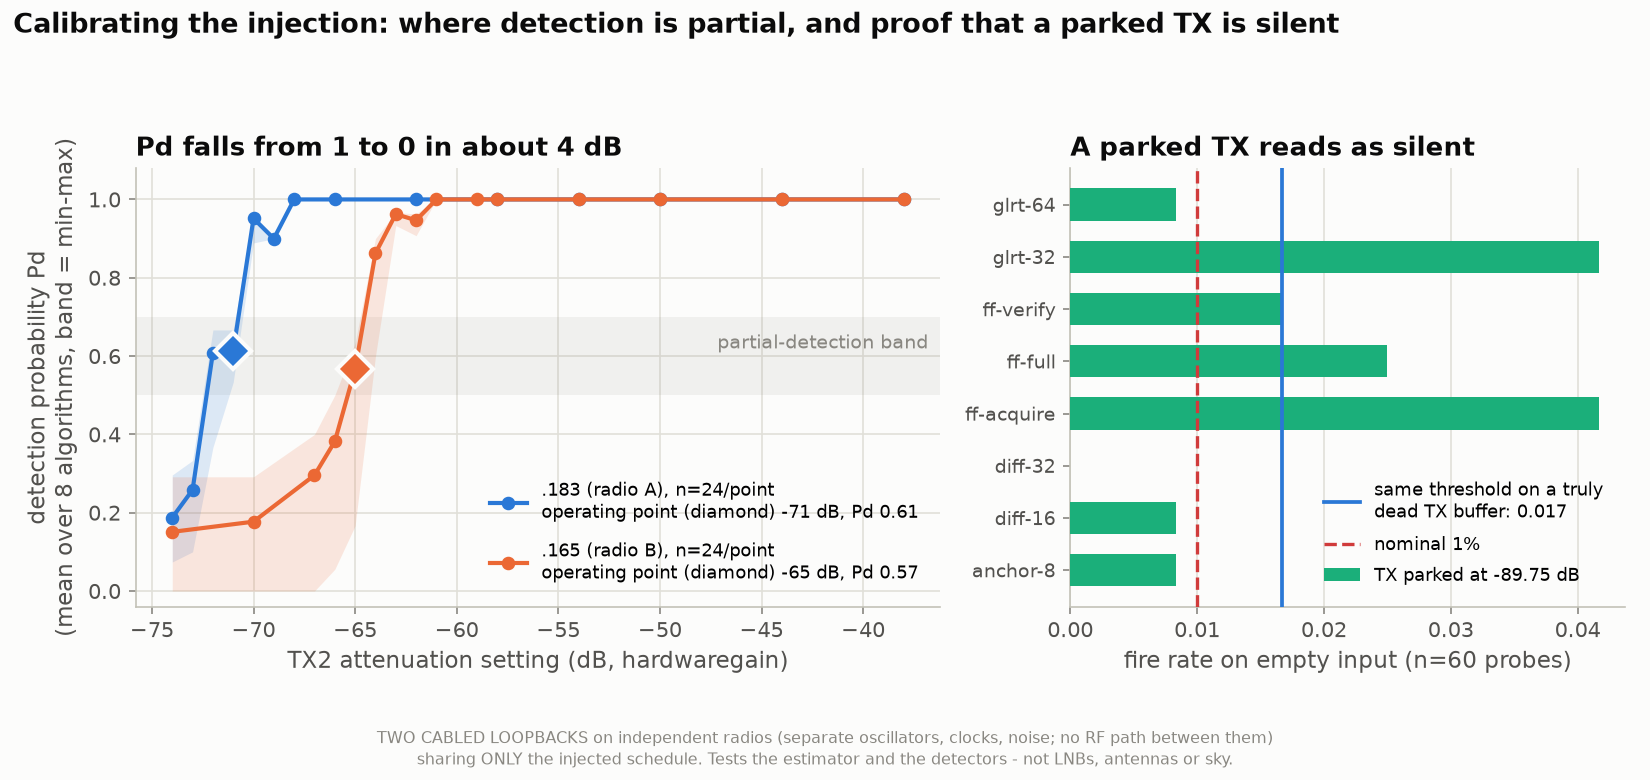

This figure's Python source:
"""Detection probability against TX attenuation, and the leak control.

Regenerates fig_calibration.png from fig_calibration.json.
"""
import json
import sys
from pathlib import Path

import numpy as np

HERE = Path(__file__).parent
sys.path.insert(0, str(HERE))
import figstyle as F

D = json.loads((HERE / "fig_calibration.json").read_text())
F.setup()
import matplotlib.pyplot as plt

fig, (ax, bx) = plt.subplots(1, 2, figsize=(11.0, 5.2),
                             gridspec_kw={"width_ratios": [1.45, 1]})

colours = {"r183": F.S1, "r165": F.S2}
names = {"r183": ".183 (radio A)", "r165": ".165 (radio B)"}
ax.axhspan(0.5, 0.7, color=F.MUTED, alpha=0.10, linewidth=0)

for radio in ("r183", "r165"):
    curve = D["pd_curve"][radio]
    x = np.array(curve["attenuation_db"], float)
    ax.fill_between(x, curve["pd_min"], curve["pd_max"], color=colours[radio],
                    alpha=0.15, linewidth=0)
    pick = D["operating_point"][radio]
    ax.plot(x, curve["pd_mean"], color=colours[radio], marker="o", markersize=5.5,
            label=f"{names[radio]}, n={curve['n_per_point']}/point\n"
                  f"operating point (diamond) {pick['attenuation_db']:g} dB, "
                  f"Pd {pick['pd_mean']:.2f}")
    ax.plot([pick["attenuation_db"]], [pick["pd_mean"]], marker="D",
            markersize=12, color=colours[radio], markeredgecolor=F.SURFACE,
            markeredgewidth=2, zorder=5)

ax.text(0.985, 0.60, "partial-detection band", fontsize=9, color=F.MUTED,
        va="center", ha="right", transform=ax.transAxes)
ax.set_xlabel("TX2 attenuation setting (dB, hardwaregain)")
ax.set_ylabel("detection probability Pd\n(mean over 8 algorithms, band = min-max)")
ax.set_ylim(-0.04, 1.08)
ax.set_title("Pd falls from 1 to 0 in about 4 dB", loc="left")
ax.legend(loc="lower right", fontsize=8.8, labelspacing=0.9,
          borderpad=0.7)

# -- leak control: only the parked rate is data; the rest are references --
labels = list(D["leak"]["order"])
pos = np.arange(len(labels))
parked = [D["leak"]["parked_rate"][k] for k in labels]
dead = float(np.mean([D["leak"]["dead_rate"][k] for k in labels]))

bx.barh(pos, parked, height=0.62, color=F.S3, zorder=3,
        label="TX parked at -89.75 dB")
bx.axvline(dead, color=F.S1, linestyle="-", linewidth=1.8, zorder=4,
           label=f"same threshold on a truly\ndead TX buffer: {dead:.3f}")
bx.axvline(D["leak"]["nominal_rate"], color=F.CRITICAL, linestyle="--",
           linewidth=1.6, zorder=4,
           label=f"nominal {D['leak']['nominal_rate']:.0%}")
bx.legend(loc="lower right", fontsize=8.6, labelspacing=0.7, borderpad=0.7)
bx.set_yticks(pos)
bx.set_yticklabels([n.replace("full-frame-", "ff-").replace("differential-", "diff-")
                    for n in labels], fontsize=9)
bx.set_xlabel(f"fire rate on empty input (n={D['leak']['n']} probes)")
bx.set_title("A parked TX reads as silent", loc="left")
bx.set_ylim(-0.7, len(labels) - 0.3)
bx.grid(True, axis="x", alpha=1.0)
bx.grid(False, axis="y")
bx.set_axisbelow(True)
for side in ("top", "right"):
    bx.spines[side].set_visible(False)

fig.suptitle(D["title"], fontsize=13.2, fontweight="bold", color=F.INK,
             x=0.008, ha="left", y=0.985)
ax.set_axisbelow(True)
ax.grid(True, axis="both", alpha=1.0)
for side in ("top", "right"):
    ax.spines[side].set_visible(False)
fig.text(0.5, 0.012, F.CAVEAT, ha="center", va="bottom", fontsize=7.6,
         color=F.MUTED, linespacing=1.35)
fig.tight_layout(rect=[0, 0.105, 1, 0.925])
fig.savefig(HERE / "fig_calibration.png")
print("wrote fig_calibration.png")
